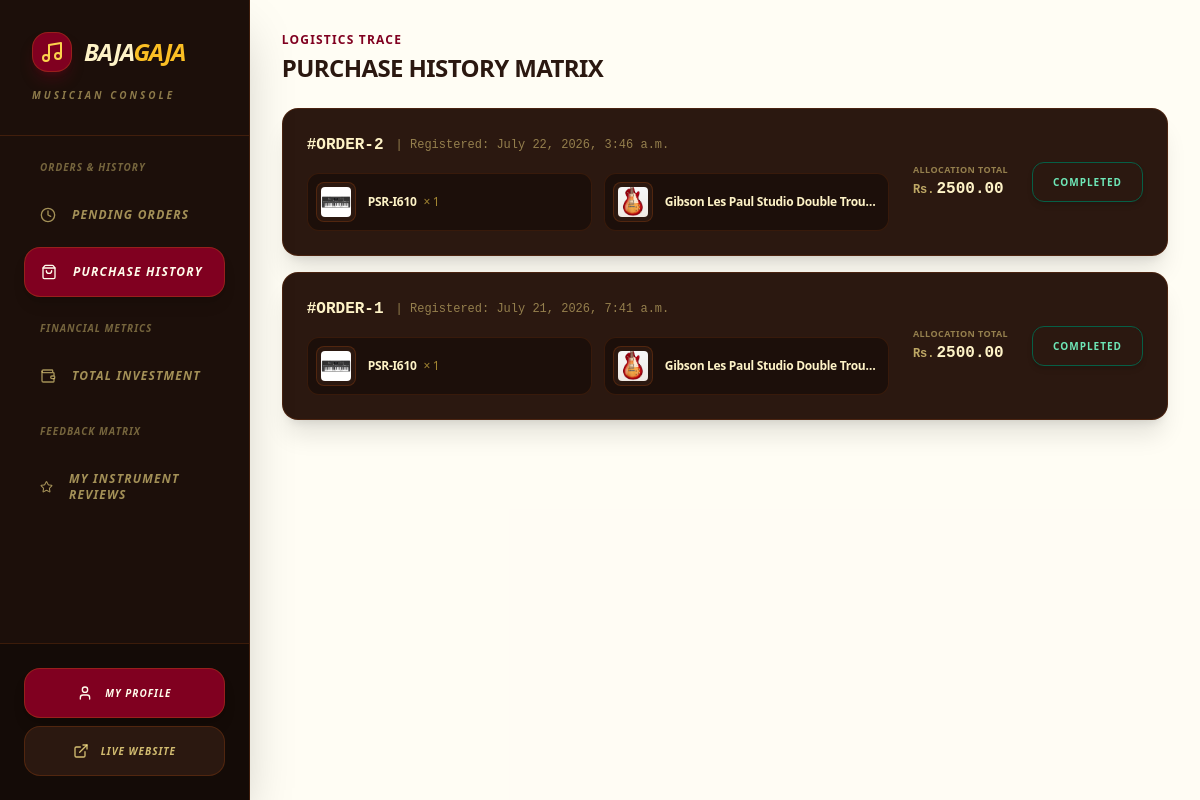
Page /dashboard/?section=my-orders (signed in) on the earlier database version.
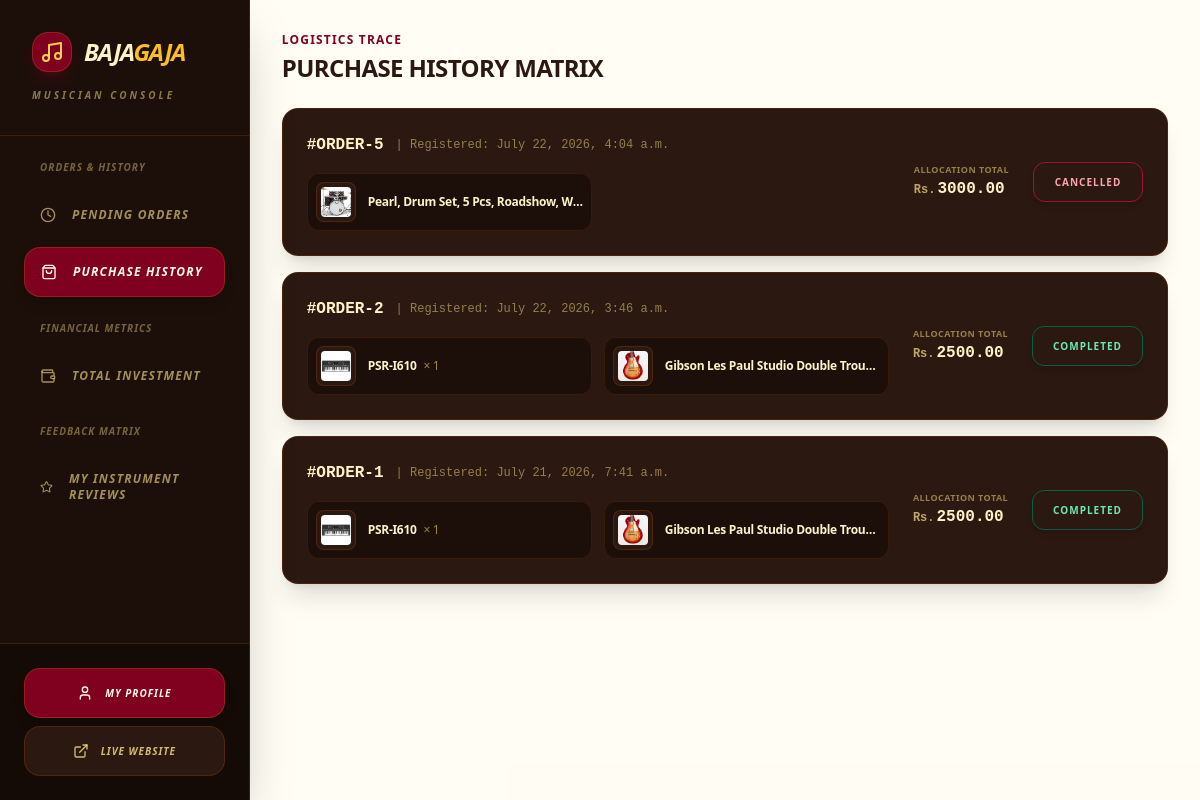
Same page on the later database version.
### bg_app/models.py (models this page shows, shortened)
class Order(models.Model):
    class Status(models.TextChoices):
        CONFIRMED = 'confirmed', 'Order Confirmed'
        SHIPPING = 'shipping', 'In Transit'
        DELIVERED = 'delivered', 'Delivered'
        COMPLETED = 'completed', 'Completed'
        CANCELLED = 'cancelled', 'Cancelled'
    class PaymentMethod(models.TextChoices):
        ESEWA = 'esewa', 'Esewa'
        COD = 'cod', 'Cash on Delivery'
    customer = models.ForeignKey(User, on_delete=models.CASCADE, related_name='orders')
    total_amount = models.DecimalField(max_digits=12, decimal_places=2)
    status = models.CharField(max_length=20, choices=Status.choices, default=Status.CONFIRMED)
    transaction_id = models.CharField(max_length=100, blank=True, null=True)
    shipping_address = models.TextField()
    payment_method = models.CharField(max_length=20, choices=PaymentMethod.choices, default=PaymentMethod.ESEWA)
    created_at = models.DateTimeField(auto_now_add=True)

class OrderItem(models.Model):
    order = models.ForeignKey(Order, on_delete=models.CASCADE, related_name='items')
    product = models.ForeignKey(Product, on_delete=models.CASCADE)
    price_at_purchase = models.DecimalField(max_digits=10, decimal_places=2)
    quantity = models.PositiveIntegerField(default=1)

class Product(models.Model):
    class Category(models.TextChoices):
        GUITARS = 'guitars', 'Guitars & Basses'
        KEYBOARDS = 'keyboards', 'Keyboards & Synthesizers'
        DRUMS = 'drums', 'Drums & Percussion'
        TRADITIONAL = 'traditional', 'Traditional & Folk'
        WIND = 'wind', 'Wind & Brass'
        STUDIO = 'studio', 'Studio & Recording'
        AMPS_EFFECTS = 'amps_effects', 'Amps & Effect Pedals'
        ACCESSORIES = 'accessories', 'Accessories & Cables'
    class Condition(models.TextChoices):
        NEW = 'new', 'Brand New (Sealed)'
        REFURBISHED = 'refurbished', 'Factory Refurbished'
        USED = 'used', 'Pre-Owned / Good'
    brand = models.ForeignKey(Brand, on_delete=models.SET_NULL, null=True, related_name='products')
    name = models.CharField(max_length=255)
    category = models.CharField(max_length=20, choices=Category.choices)
    condition = models.CharField(max_length=20, choices=Condition.choices, default=Condition.NEW)
    description = models.TextField()
    price = models.DecimalField(max_digits=10, decimal_places=2)
    stock = models.PositiveIntegerField(default=0)
    product_image = models.ImageField(upload_to='images/products/')
    sku = models.CharField(max_length=100, unique=True, blank=True, null=True)
    is_active = models.BooleanField(default=True)
    created_at = models.DateTimeField(auto_now_add=True)

### bg_app/views/dashboard.py (the view)
# urls.py: path('dashboard/', customer_dashboard_view, name='customer_dashboard'),
@login_required
def customer_dashboard_view(request):
    if request.user.is_staff:
        messages.error(request, "You are not authorized to access this page.")
        return redirect('/')
    section = request.GET.get('section', 'pending-orders')
    context = {
        'section': section,
        'gross_spent': Order.objects.filter(customer=request.user, status=Order.Status.COMPLETED).aggregate(total_spent=models.Sum('total_amount'))['total_spent'] or 0,
        'average_spent': Order.objects.filter(customer=request.user, status=Order.Status.COMPLETED).aggregate(average_spent=models.Avg('total_amount'))['average_spent'] or 0,
    }
    if section == 'pending-orders':
        context['pending_orders'] = Order.objects.exclude(customer=request.user, status__in=[Order.Status.COMPLETED, Order.Status.CANCELLED]).order_by('-created_at')
    if section == 'my-orders':
        context['orders'] = Order.objects.filter(customer=request.user, status__in=[Order.Status.COMPLETED, Order.Status.CANCELLED]).order_by('-created_at')
    if section == 'my-reviews':
        context['my_reviews'] = None
    if section == 'total-spent':
        context['total_spent'] = Order.objects.filter(customer=request.user, status=Order.Status.COMPLETED).order_by('-created_at')
    return render(request, 'dashboard/customer_dashboard.html', context)

### bg_app/templates/dashboard/customer_dashboard.html (shortened to what the changed rows need)
<!DOCTYPE html>
<html lang="en">
<head>
    {% load static %}
    <link href="{% static 'css/styles.css' %}" rel="stylesheet" />
</head>
<body class="bg-amber-50/30 flex min-h-screen overflow-hidden text-stone-900 font-sans">
    <aside class="w-80 bg-[#1c0f0a] text-amber-100 flex flex-col shadow-2xl relative z-30 border-r border-amber-900/40">
        <div class="p-8 border-b border-amber-900/40">
            <div class="flex items-center gap-3">
                <h1 class="text-2xl font-black italic tracking-tighter uppercase text-amber-100">
                    Baja<span class="text-amber-400">Gaja</span>
                </h1>
            </div>
        </div>
    </aside>
    <main class="flex-grow flex flex-col h-screen overflow-y-auto bg-amber-50/30 p-6 sm:p-8">
        {% if section == 'pending-orders' or not section %}
            {% include 'dashboard/customer/_pending_orders.html' %}
        {% elif section == 'my-orders' %}
            {% include 'dashboard/customer/_my_orders.html' %}
        {% elif section == 'total-spent' %}
            {% include 'dashboard/customer/_total_spent.html' %}
        {% elif section == 'my-reviews' %}
            {% include 'dashboard/customer/_my_reviews.html' %}
        {% endif %}
    </main>
</body>
</html>

### bg_app/templates/dashboard/customer/_my_orders.html (shortened to what this page needs)
<div class="space-y-6">
    <div>
        <h2 class="text-xs font-bold uppercase tracking-widest text-[#800020] mb-1">Logistics Trace</h2>
        <p class="text-2xl font-black tracking-tight text-[#2b1810] uppercase">Purchase History Matrix</p>
    </div>
    <div class="space-y-4">
        {% for order in orders %}
            <div class="bg-[#2b1810] border border-amber-900/40 rounded-2xl p-6 min-h-[140px] flex flex-col lg:flex-row lg:items-center justify-between gap-6 hover:border-[#800020] transition-all shadow-xl group">
                <div class="space-y-4 flex-grow w-full">
                    <div class="flex flex-wrap items-center gap-3">
                        <span class="font-mono font-black text-base text-amber-100">#ORDER-{{ order.id }}</span>
                        <span class="text-xs text-amber-200/50 font-mono">| Registered: {{ order.created_at }}</span>
                    </div>
                    <div class="grid grid-cols-1 sm:grid-cols-2 gap-3 max-w-4xl">
                        {% for item in order.items.all %}
                            <div class="flex items-center gap-3 bg-[#1c0f0a] border border-amber-900/30 p-2 rounded-xl">
                                <div class="w-10 h-10 bg-[#2b1810] border border-amber-900/50 rounded-lg overflow-hidden flex items-center justify-center p-1 shrink-0">
                                    {% if item.product.product_image %}
                                        <img src="{{ item.product.product_image.url }}" alt="{{ item.product.name }}" class="w-full h-full object-cover rounded">
                                    {% else %}
                                        <i data-lucide="music" class="w-5 h-5 text-amber-500/40"></i>
                                    {% endif %}
                                </div>
                                <span class="text-amber-100 text-xs font-black tracking-tight truncate">
                                    {{ item.product.name }} <span class="text-amber-300/60 font-medium ml-1">× {{ item.quantity }}</span>
                                </span>
                            </div>
                        {% endfor %}
                    </div>
                </div>
                <div class="flex flex-wrap sm:flex-nowrap items-center justify-between lg:justify-end gap-6 border-t lg:border-t-0 border-amber-900/30 pt-4 lg:pt-0 shrink-0 w-full lg:w-auto">
                    <div class="flex flex-col lg:text-right">
                        <span class="text-[9px] uppercase font-bold tracking-wider text-amber-200/50">Allocation Total</span>
                        <div class="flex items-baseline gap-0.5">
                            <span class="text-xs font-mono font-bold text-amber-200/70">Rs.</span>
                            <span class="text-base font-mono font-black text-amber-100">{{ order.total_amount }}</span>
                        </div>
                    </div>
                    <div class="shrink-0">
                        {% if order.status == 'completed' %}
                            <div class="bg-emerald-950/80 border border-emerald-800 text-emerald-300 font-black h-10 px-5 rounded-xl flex items-center justify-center text-[10px] uppercase tracking-widest shadow-md select-none min-w-[110px]">
                                Completed
                            </div>
                        {% else %}
                            <div class="bg-rose-950/80 border border-rose-800 text-rose-300 font-black h-10 px-5 rounded-xl flex items-center justify-center text-[10px] uppercase tracking-widest shadow-md select-none min-w-[110px]">
                                Cancelled
                            </div>
                        {% endif %}
                    </div>
                </div>
            </div>
        {% endfor %}
    </div>
</div>

Differences in the rows shown:
added Order: id "5", created_at "July 22, 2026, 4:04 a.m.", total_amount "3000.00", status "CANCELLED"
added OrderItem: product.product_image (picture), product.name "Pearl, Drum Set, 5 Pcs, Roadshow, W…", shown under "5"
